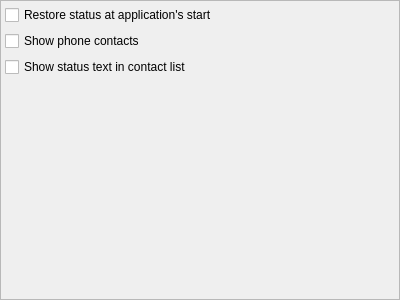
<?xml version="1.0" encoding="UTF-8"?>
<ui version="4.0">
 <class>GeneralSettings</class>
 <widget class="QWidget" name="GeneralSettings">
  <property name="geometry">
   <rect>
    <x>0</x>
    <y>0</y>
    <width>400</width>
    <height>300</height>
   </rect>
  </property>
  <property name="windowTitle">
   <string>GeneralSettings</string>
  </property>
  <layout class="QVBoxLayout" name="verticalLayout">
   <property name="margin">
    <number>0</number>
   </property>
   <item>
    <widget class="QFrame" name="frame">
     <property name="frameShape">
      <enum>QFrame::StyledPanel</enum>
     </property>
     <property name="frameShadow">
      <enum>QFrame::Raised</enum>
     </property>
     <layout class="QVBoxLayout" name="verticalLayout_3">
      <property name="margin">
       <number>4</number>
      </property>
      <item>
       <widget class="QCheckBox" name="restoreStatusCheckBox">
        <property name="text">
         <string>Restore status at application's start</string>
        </property>
       </widget>
      </item>
      <item>
       <widget class="QCheckBox" name="showPhoneCheckBox">
        <property name="text">
         <string>Show phone contacts</string>
        </property>
       </widget>
      </item>
      <item>
       <widget class="QCheckBox" name="showStatusCheck">
        <property name="text">
         <string>Show status text in contact list</string>
        </property>
       </widget>
      </item>
      <item>
       <spacer name="verticalSpacer">
        <property name="orientation">
         <enum>Qt::Vertical</enum>
        </property>
        <property name="sizeHint" stdset="0">
         <size>
          <width>20</width>
          <height>40</height>
         </size>
        </property>
       </spacer>
      </item>
     </layout>
    </widget>
   </item>
  </layout>
 </widget>
 <resources/>
 <connections/>
</ui>
